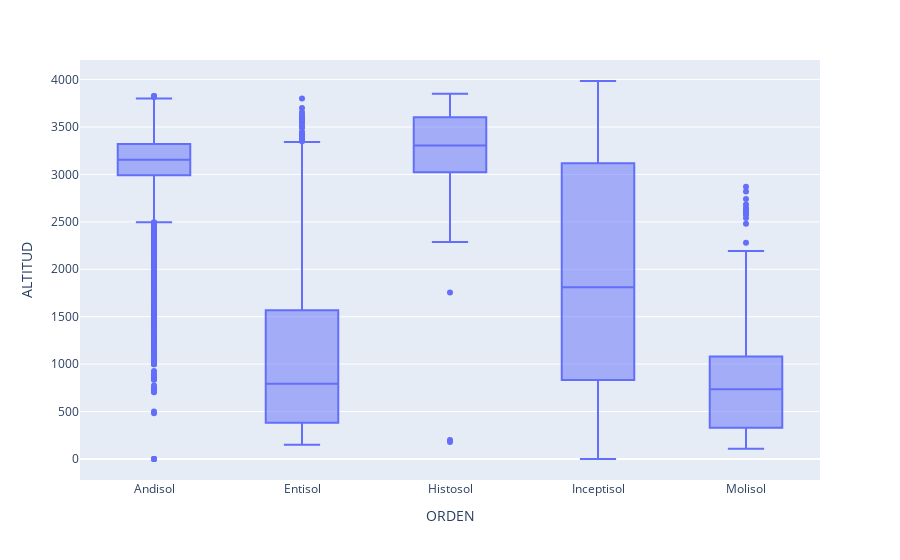

Here is the notebook cell this chart was saved with:
### Code cell
box_fig.show()

### Figure 1 — Plotly figure (JSON) as saved in the notebook; plotly's stock layout.template omitted (floating-point values rounded to 4 significant figures; data arrays with more than 128 entries replaced by an {"elided": "..."} marker saying what was removed)
{"data": [{"alignmentgroup": "True", "hovertemplate": "ORDEN=%{x}<br>ALTITUD=%{y}<extra></extra>", "legendgroup": "", "marker": {"color": "#636efa"}, "name": "", "notched": false, "offsetgroup": "", "orientation": "v", "showlegend": false, "type": "box", "x": {"elided": "12471 str values"}, "x0": " ", "xaxis": "x", "y": {"elided": "12471 float values"}, "y0": " ", "yaxis": "y"}], "layout": {"boxmode": "group", "legend": {"tracegroupgap": 0}, "margin": {"t": 60}, "xaxis": {"anchor": "y", "domain": [0, 1], "title": {"text": "ORDEN"}}, "yaxis": {"anchor": "x", "domain": [0, 1], "title": {"text": "ALTITUD"}}}}
